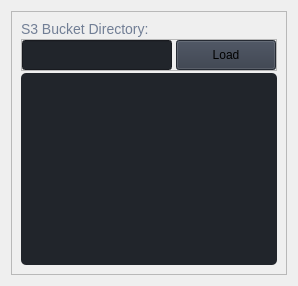
                     <widget class="QWidget" name="pageS3Browse">
                      <property name="styleSheet">
                       <string notr="true">b</string>
                      </property>
                      <layout class="QHBoxLayout" name="horizontalLayout_7">
                       <item>
                        <widget class="QFrame" name="frame_4">
                         <property name="sizePolicy">
                          <sizepolicy hsizetype="Expanding" vsizetype="Preferred">
                           <horstretch>0</horstretch>
                           <verstretch>0</verstretch>
                          </sizepolicy>
                         </property>
                         <property name="frameShape">
                          <enum>QFrame::StyledPanel</enum>
                         </property>
                         <property name="frameShadow">
                          <enum>QFrame::Raised</enum>
                         </property>
                         <layout class="QVBoxLayout" name="verticalLayout_13">
                          <property name="spacing">
                           <number>2</number>
                          </property>
                          <item>
                           <widget class="QLabel" name="label_4">
                            <property name="sizePolicy">
                             <sizepolicy hsizetype="Preferred" vsizetype="Fixed">
                              <horstretch>0</horstretch>
                              <verstretch>0</verstretch>
                             </sizepolicy>
                            </property>
                            <property name="styleSheet">
                             <string notr="true">color: rgb(113, 126, 149); font: 14px</string>
                            </property>
                            <property name="text">
                             <string>S3 Bucket Directory:</string>
                            </property>
                           </widget>
                          </item>
                          <item>
                           <widget class="QFrame" name="frame_8">
                            <property name="sizePolicy">
                             <sizepolicy hsizetype="Preferred" vsizetype="Fixed">
                              <horstretch>0</horstretch>
                              <verstretch>0</verstretch>
                             </sizepolicy>
                            </property>
                            <property name="minimumSize">
                             <size>
                              <width>0</width>
                              <height>30</height>
                             </size>
                            </property>
                            <property name="frameShape">
                             <enum>QFrame::StyledPanel</enum>
                            </property>
                            <property name="frameShadow">
                             <enum>QFrame::Raised</enum>
                            </property>
                            <layout class="QHBoxLayout" name="horizontalLayout_11">
                             <property name="spacing">
                              <number>4</number>
                             </property>
                             <property name="leftMargin">
                              <number>0</number>
                             </property>
                             <property name="topMargin">
                              <number>0</number>
                             </property>
                             <property name="rightMargin">
                              <number>0</number>
                             </property>
                             <property name="bottomMargin">
                              <number>0</number>
                             </property>
                             <item>
                              <widget class="QLineEdit" name="browse_s3_dir">
                               <property name="sizePolicy">
                                <sizepolicy hsizetype="Preferred" vsizetype="Fixed">
                                 <horstretch>0</horstretch>
                                 <verstretch>0</verstretch>
                                </sizepolicy>
                               </property>
                               <property name="minimumSize">
                                <size>
                                 <width>0</width>
                                 <height>30</height>
                                </size>
                               </property>
                               <property name="styleSheet">
                                <string notr="true">background-color: rgb(33, 37, 43);</string>
                               </property>
                              </widget>
                             </item>
                             <item>
                              <widget class="QPushButton" name="btn_refresh_browser">
                               <property name="sizePolicy">
                                <sizepolicy hsizetype="Maximum" vsizetype="Preferred">
                                 <horstretch>0</horstretch>
                                 <verstretch>0</verstretch>
                                </sizepolicy>
                               </property>
                               <property name="minimumSize">
                                <size>
                                 <width>100</width>
                                 <height>0</height>
                                </size>
                               </property>
                               <property name="cursor">
                                <cursorShape>PointingHandCursor</cursorShape>
                               </property>
                               <property name="styleSheet">
                                <string notr="true">background-color: rgb(52, 59, 72); font: 12px</string>
                               </property>
                               <property name="text">
                                <string>Load</string>
                               </property>
                               <property name="icon">
                                <iconset resource="../../../../repos/Modern_GUI_PyDracula_PySide6_or_PyQt6-master/resources.qrc">
                                 <normaloff>:/icons/images/icons/cil-reload.png</normaloff>:/icons/images/icons/cil-reload.png</iconset>
                               </property>
                              </widget>
                             </item>
                            </layout>
                           </widget>
                          </item>
                          <item>
                           <widget class="QTreeWidget" name="browse_s3_bucket">
                            <property name="sizePolicy">
                             <sizepolicy hsizetype="Preferred" vsizetype="Preferred">
                              <horstretch>0</horstretch>
                              <verstretch>0</verstretch>
                             </sizepolicy>
                            </property>
                            <property name="minimumSize">
                             <size>
                              <width>0</width>
                              <height>0</height>
                             </size>
                            </property>
                            <property name="styleSheet">
                             <string notr="true">font: 14px; background-color: rgb(33, 37, 43); color: #dddddd;border-radius: 5px;</string>
                            </property>
                            <property name="uniformRowHeights">
                             <bool>true</bool>
                            </property>
                            <property name="sortingEnabled">
                             <bool>true</bool>
                            </property>
                            <property name="animated">
                             <bool>true</bool>
                            </property>
                            <property name="headerHidden">
                             <bool>true</bool>
                            </property>
                            <property name="columnCount">
                             <number>1</number>
                            </property>
                            <attribute name="headerVisible">
                             <bool>false</bool>
                            </attribute>
                            <column>
                             <property name="text">
                              <string notr="true">1</string>
                             </property>
                            </column>
                           </widget>
                          </item>
                         </layout>
                        </widget>
                       </item>
                      </layout>
                     </widget>
